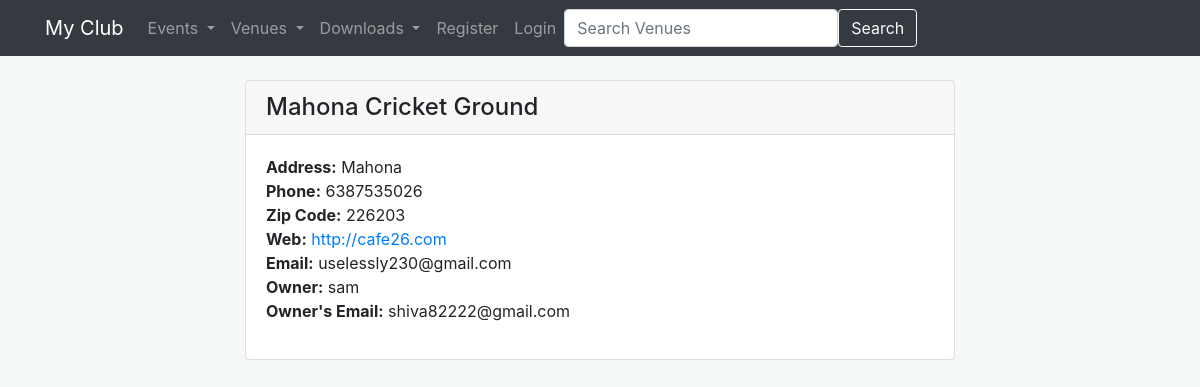
Screenshot of /show_venue/1/ with the database file from the repository.
### events/models.py (models this page shows)
class Venue(models.Model):
    name = models.CharField(max_length=60)
    address = models.CharField(max_length=300)
    zip = models.CharField(max_length=15)
    phone = models.CharField(max_length=25, blank=True)
    web = models.URLField(blank=True)
    email = models.EmailField(blank=True)
    owner = models.IntegerField(blank=False, default=1)
    venue_image = models.ImageField(null=True, blank=True, upload_to='images/')
    def __str__(self):
        return self.name

### events/views.py (the view)
# urls.py: path('show_venue/<int:venue_id>/', views.show_venue, name='show-venue'),
def show_venue(request, venue_id):
    venue = Venue.objects.get(pk=venue_id)
    venue_owner = User.objects.get(pk=venue.owner)
    return render(request, 'events/show_venue.html', {
        'venue': venue, 'venue_owner': venue_owner,
    })

### events/templates/events/show_venue.html (shortened to what this page needs)
{% extends 'events/base.html' %}
{% block content %}
<div class="container">
  <div class="row justify-content-center">
    <div class="col-lg-8">
      <div class="card">
        <div class="card-header">
          <h4 class="mb-0">{{ venue }}</h4>
        </div>
        <div class="card-body">
          <ul class="list-unstyled">
            <li><strong>Address:</strong> {{ venue.address }}</li>
            <li><strong>Phone:</strong> {{ venue.phone }}</li>
            <li><strong>Zip Code:</strong> {{ venue.zip }}</li>
            <li><strong>Web:</strong> <a href="{{ venue.web }}">{{ venue.web }}</a></li>
            <li><strong>Email:</strong> {{ venue.email }}</li>
            <li><strong>Owner:</strong> {{ venue_owner }}</li>
            <li><strong>Owner's Email:</strong> {{ venue_owner.email }}</li>
          </ul>
        </div>
      </div>
    </div>
  </div>
</div>
{% endblock %}

### events/templates/events/base.html (style rules this page uses)
body { background: #f5f9fa; }

### rows the page displays
Venue: name "Mahona Cricket Ground", address "Mahona", phone "6387535026", zip "226203", web "http://cafe26.com", email "uselessly230@gmail.com"

### other values shown
{{ venue_owner }} "sam"
{{ venue_owner.email }} "shiva82222@gmail.com"
